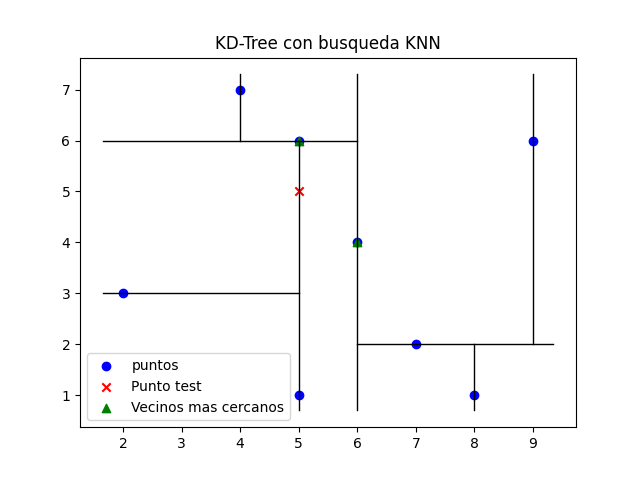

Write the Python code that produced this figure.
import numpy as np
import matplotlib.pyplot as plt

class Node:
    def __init__(self, point, left=None, right=None):
        self.point = point
        self.left = left
        self.right = right

def build_kdtree(puntos, depth=0):
    #inicializamos el caso base
    if len(puntos) == 0:
        return None
    #determinamos el  numero de caracteristicas de los puntos    
    k = len(puntos[0])
    axis = depth % k
    #ordenamos segun el eje actual
    sorted_puntos = sorted(puntos, key=lambda x: x[axis])
    #calculamos el punto medio de la lista
    median = len(puntos) // 2
    #creamos el nodo  y contruimos recursivamente los subarboles
    return Node(
        point=sorted_puntos[median],
        left=build_kdtree(sorted_puntos[:median], depth + 1),
        right=build_kdtree(sorted_puntos[median + 1:], depth + 1)
    )

def kdtree_knn_search(tree, target, k=1, depth=0, best=None, current_neighbors=None):
    # Si el árbol es nulo, retorna los vecinos actuales
    if tree is None:
        return current_neighbors

    # Dimension del espacio
    dim = len(target)
    # Eje de división en base a la profundidad actual
    axis = depth % dim

    if current_neighbors is None:
        current_neighbors = []

    # Iniciamos las  variables para el próximo mejor vecino y próximo subárbol a explorar
    next_best = best
    next_branch = None

    # Comparamos las distancias y actualiza el próximo mejor vecino
    if best is None or np.linalg.norm([tree.point[i] - target[i] for i in range(dim)]) < np.linalg.norm([next_best[i] - target[i] for i in range(dim)]):
        next_best = tree.point
        current_neighbors.append(tree.point)

    # Decidimos  en qué subárbol continuar la búsqueda basándose en la coordenada del eje actual
    if target[axis] < tree.point[axis]:
        next_branch = tree.left
    else:
        next_branch = tree.right

    # Realizamos la búsqueda de vecinos más cercanos de manera recursiva en el próximo subárbol
    current_neighbors = kdtree_knn_search(next_branch, target, k, depth + 1, next_best, current_neighbors)

    # Verificamos si es posible encontrar puntos más cercanos en el otro subárbol
    if abs(target[axis] - tree.point[axis]) < np.linalg.norm([current_neighbors[-1][i] - target[i] for i in range(dim)]) or len(current_neighbors) < k:
        other_branch = tree.right if next_branch is tree.left else tree.left
        current_neighbors = kdtree_knn_search(other_branch, target, k, depth + 1, best, current_neighbors=current_neighbors)

    # Retornamos los k vecinos más cercanos ordenados por distancia al punto objetivo
    return sorted(current_neighbors, key=lambda x: np.linalg.norm([x[i] - target[i] for i in range(dim)]))[:k]


def plot_tree(ax, tree, xmin, xmax, ymin, ymax, depth=0):
    # Verifica si el nodo actual no es nulo
    if tree is not None:
        dim = len(tree.point)
        axis = depth % dim

        if axis == 0:
            ax.plot([tree.point[0], tree.point[0]], [ymin, ymax], color='k', linestyle='-', linewidth=1)
            plot_tree(ax, tree.left, xmin, tree.point[0], ymin, ymax, depth + 1)
            plot_tree(ax, tree.right, tree.point[0], xmax, ymin, ymax, depth + 1)
        else:
            ax.plot([xmin, xmax], [tree.point[1], tree.point[1]], color='k', linestyle='-', linewidth=1)
            plot_tree(ax, tree.left, xmin, xmax, ymin, tree.point[1], depth + 1)
            plot_tree(ax, tree.right, xmin, xmax, tree.point[1], ymax, depth + 1)


def plot_kdtree(tree, puntos, punto_test, k):

    fig, ax = plt.subplots()
    ax.scatter(puntos[:, 0], puntos[:, 1], c='blue', marker='o', label='puntos')
    ax.scatter(punto_test[0], punto_test[1], c='red', marker='x', label='Punto test')

    neighbors = kdtree_knn_search(tree, punto_test, k)
    neighbor_puntos = np.array(neighbors)
    # Dibujamos los vecinos más cercanos en verde
    ax.scatter(neighbor_puntos[:, 0], neighbor_puntos[:, 1], c='green', marker='^', label='Vecinos mas cercanos')

    # Obtenemos los límites actuales de los ejes
    xmin, xmax = ax.get_xlim()
    ymin, ymax = ax.get_ylim()

    # Dibijamos la estructura del KD-Tree
    plot_tree(ax, tree, xmin, xmax, ymin, ymax)

    plt.title('KD-Tree con busqueda KNN')
    plt.legend()
    plt.savefig("kdtree.png")
    plt.show()


# Datos de prueba y ejecución
puntos = np.array([[2, 3], [5, 1], [9, 6], [4, 7], [8, 1], [5,6],[7, 2], [6,4]])
punto_test = np.array([5, 5])
k = 2

tree = build_kdtree(puntos)
neighbors = kdtree_knn_search(tree, punto_test, k=k)

print(f"Busqueda: {punto_test}")
print(f"{k} Vecinos cercanos: {neighbors}")
plot_kdtree(tree, puntos, punto_test, k)
